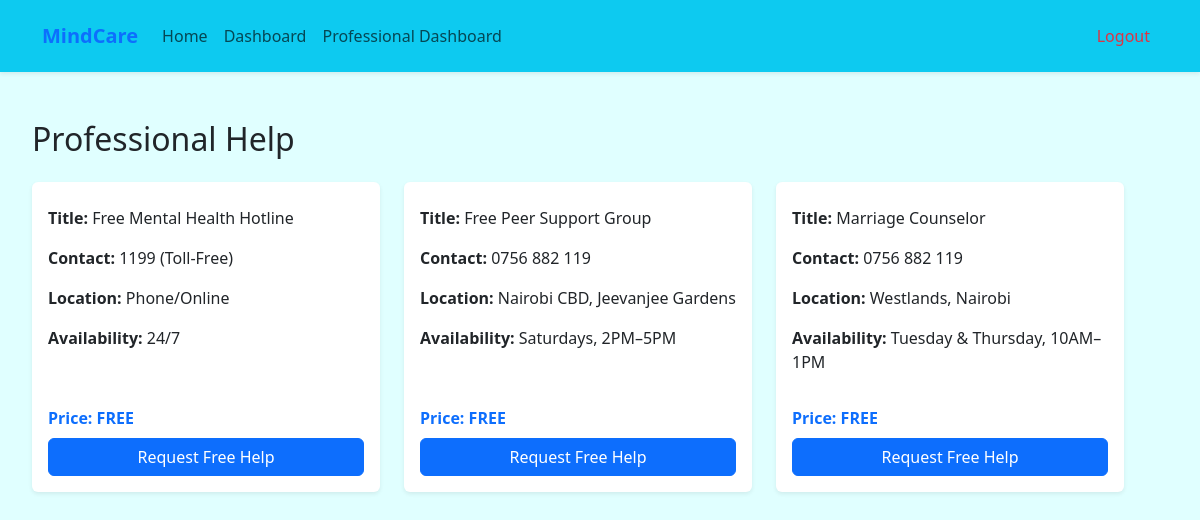
The app's page /mindCare/professional-help/ (signed in) with its own data.
### mindCare/models.py (models this page shows, shortened)
class ProfessionalHelp(models.Model):
    title = models.CharField(max_length=200, blank=True, null=True)
    description = models.TextField(blank=True, null=True)
    availability = models.CharField(max_length=100, blank=True)
    location = models.CharField(max_length=100, blank=True)
    price = models.DecimalField(max_digits=10, decimal_places=2, blank=True, null=True)
    contact = models.CharField(max_length=100, blank=True)
    is_professional = models.BooleanField(default=False)

### mindCare/views.py (the view)
# urls.py: path('professional-help/', views.help_list, name='help_list'),
@login_required
def help_list(request):
    print(ProfessionalHelp)
    professionals = ProfessionalHelp.objects.all()
    return render(request, 'mindCare/professional_help.html', {'professionals': professionals})

### mindCare/templates/mindCare/professional_help.html (shortened to what this page needs)
{% extends 'main.html' %}
{% block content %}
<div class="container mt-5">
    <h2 class="mb-4">Professional Help</h2>
    {% if professionals %}
        <div class="row">
            {% for pro in professionals %}
            <div class="col-md-4 mb-4">
                <div class="card shadow-sm border-0 p-3 h-100 d-flex flex-column">
                    <div class="flex-grow-1">
                        <p><strong>Title:</strong> {{ pro.title }}</p>
                        <p><strong>Contact:</strong> {{ pro.contact }}</p>
                        <p><strong>Location:</strong> {{ pro.location }}</p>
                        <p><strong>Availability:</strong> {{ pro.availability }}</p>
                    </div>
                    <div class="mt-3">
                        {% if pro.is_paid %}
                            <p class="mb-2 text-success fw-bold">Price: KES {{ pro.price }}</p>
                            <a href="{% url 'mindCare:book_professional' id=pro.id %}" class="btn btn-success w-100">
                                Book Now
                            </a>
                        {% else %}
                            <p class="mb-2 text-primary fw-bold">Price: FREE</p>
                           <a href="{% url 'mindCare:request_help' id=pro.id %}" class="btn btn-primary w-100">
    Request Free Help
</a>
                        {% endif %}
                    </div>
                </div>
            </div>
            {% endfor %}
        </div>
    {% else %}
        <p>No professionals available at the moment.</p>
    {% endif %}
</div>
{% endblock %}

### records on screen
ProfessionalHelp: title "Free Mental Health Hotline", contact "1199 (Toll-Free)", location "Phone/Online", availability "24/7"
ProfessionalHelp: title "Free Peer Support Group", contact "0756 882 119", location "Nairobi CBD, Jeevanjee Gardens", availability "Saturdays, 2PM–5PM"
ProfessionalHelp: title "Marriage Counselor", contact "0756 882 119", location "Westlands, Nairobi", availability "Tuesday & Thursday, 10AM–1PM"
